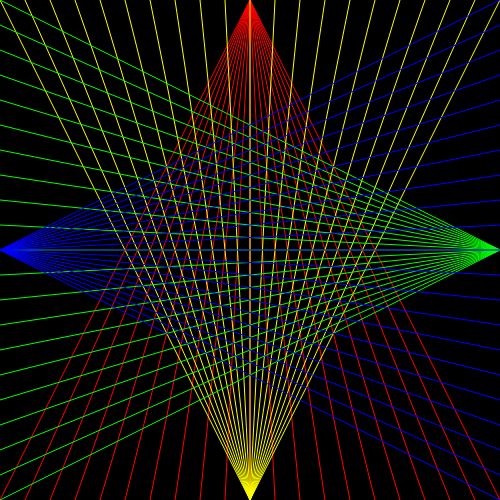
Frame 1 (no input)
Frame 60 (no input): identical to frame 1, image omitted
Frame 120 (the mouse pressed at the canvas centre since frame 60): identical to frame 1, image omitted

The p5.js sketch that drew this single still picture (run headless with seeded random() and noise() and a simulated clock; from frame 60 on, the mouse is pressed at the canvas centre):

// p5.js sketch
// ── sketch.js
var s;
var q=20;

function setup(){
  createCanvas (500,500);

  s=width/q
}

function draw(){ 
  background (0);

  //sopra
  for (var x=0; x<=width; x+=s){
    stroke (255,0,0);
    line (width/2,0, x,height);
  }

  //sotto
  for (var x=0; x<=width; x+=s){
    stroke (255,255,0);
    line (x,0, width/2,height);
  }

  //destra
  for (var y=0; y<=height; y+=s){
    stroke (0,255,0);
    line (0,y, width,height/2);
  }

  //sinistra
  for (var y=0; y<=height; y+=s){
    stroke (0,0,255);
    line (0,height/2, width,y);
  }
}
